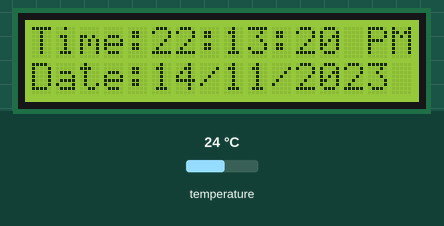
Bench run of a sketch on a simulated Arduino Uno, built with avr-gcc and run on an emulated ATmega328P. Shown: 16×2 character LCD. The test bench sets the inputs (shaded band); at power-on: temperature 24 °C. The local clock reads 2024-03-15 10:24:30 at power-on unless the sketch sets it.

Above: at 0.1 s.
At 6.1 s:
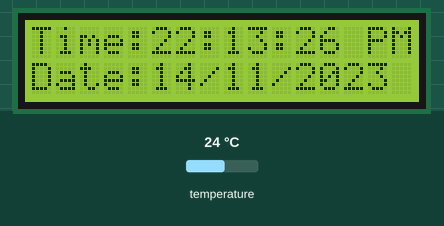
At 12.1 s:
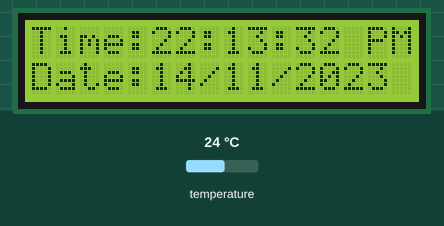
At 18.1 s:
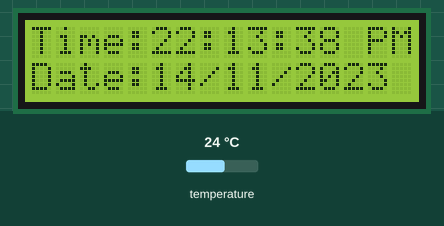
At 25.1 s:
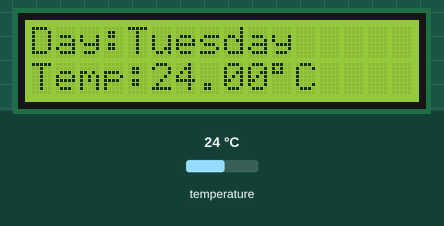
At 39.1 s:
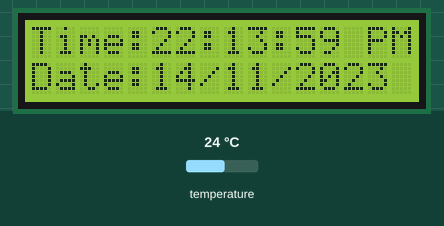

The sketch:

sketch_digitalclock_V2.ino
```cpp
#include <DS3231.h>
#include<Wire.h>
#include<LiquidCrystal.h>
#define rs 3
#define e 5
#define d4 6
#define d5 7
#define d6 8
#define d7 9
LiquidCrystal lcd(3, 5, 6, 7, 8, 9);
DS3231 clock;
RTCDateTime dig_clk;
char daysOfTheWeek[7][12] = {"Sunday", "Monday", "Tuesday", "Wednesday", "Thursday", "Friday", "Saturday"};
void setup() {
  Serial.begin(9600);
  lcd.begin(16, 2);
  lcd.clear();
  if (!clock.begin()) {
    Serial.println("Could not find RTC");
  }
  clock.setDateTime(__DATE__, __TIME__);
}

void loop() {
  dig_clk = clock.getDateTime();
  clock.forceConversion();
  lcd.setCursor(0, 0);
  lcd.print("Time:");
  lcd.setCursor(5, 0);
  if (dig_clk.hour < 10) {
    lcd.print("0");
    lcd.setCursor(6, 0);
    lcd.print(dig_clk.hour);
  }
  else {
    lcd.print(dig_clk.hour);
  }
  lcd.setCursor(7, 0);
  lcd.print(":");
  lcd.setCursor(8, 0);
  if (dig_clk.minute < 10) {
    lcd.print("0");
    lcd.setCursor(9, 0);
    lcd.print(dig_clk.minute);
  }
  else {
    lcd.print(dig_clk.minute);
  }
  lcd.setCursor(10, 0);
  lcd.print(":");
  lcd.setCursor(11, 0);
  if (dig_clk.second < 10) {
    lcd.print("0");
    lcd.setCursor(12, 0);
    lcd.print(dig_clk.second);
  }
  else {
    lcd.print(dig_clk.second);
  }
  if (dig_clk.hour >= 12) {
    lcd.setCursor(14, 0);
    lcd.print("PM");
  }
  else {
    lcd.setCursor(14, 0);
    lcd.print("AM");
  }
  lcd.setCursor(0, 1);
  lcd.print("Date:");
  lcd.setCursor(5, 1);
  if (dig_clk.day < 10) {
    lcd.print("0");
    lcd.setCursor(6, 1);
    lcd.print(dig_clk.day);
  }
  else {
    lcd.print(dig_clk.day);
  }
  lcd.setCursor(7, 1);
  lcd.print("/");
  lcd.setCursor(8, 1);
  if (dig_clk.month < 10) {
    lcd.print("0");
    lcd.setCursor(9, 1);
    lcd.print(dig_clk.month);
  }
  else {
    lcd.print(dig_clk.month);
  }
  lcd.setCursor(10, 1);
  lcd.print("/");
  lcd.setCursor(11, 1);
  lcd.print(dig_clk.year);
  if (dig_clk.second >= 45 && dig_clk.second <= 56) {
    dayTemp();
  }
}
void dayTemp() {
  lcd.clear();
  lcd.setCursor(0, 0);
  lcd.print("Day:");
  lcd.setCursor(4, 0);
  switch (dig_clk.dayOfWeek) {
    case 1:
      lcd.print("Monday");
      break;
    case 2:
      lcd.print("Tuesday");
      break;
    case 3:
      lcd.print("Wednesday");
      break;
    case 4:
      lcd.print("Thursday");
      break;
    case 5:
      lcd.print("Friday");
      break;
    case 6:
      lcd.print("Saturday");
      break;
    case 7:
      lcd.print("Sunday");
      break;
  }
  lcd.setCursor(0, 1);
  lcd.print("Temp:");
  lcd.setCursor(5, 1);
  lcd.print(clock.readTemperature());
  lcd.write(223);
  lcd.print("C");
}
```

Measured:
- what the display in image 1 shows lasts 1.0 s, from 6.0 s to 7.0 s
- what the display in image 4 shows lasts 12.0 s, from 25.0 s to 37.0 s
